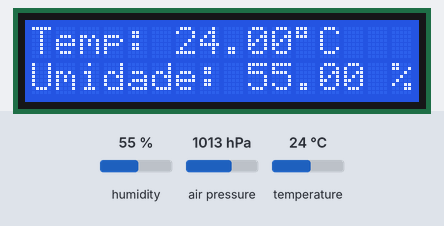
Bench run of a sketch on a simulated Arduino Uno, built with avr-gcc and run on an emulated ATmega328P. Parts: 16×2 character LCD. The test bench sets the inputs (shaded band); at power-on: humidity 55 %, air pressure 1013 hPa, temperature 24 °C. What the sketch prints to the serial monitor is not drawn.

Above: at 2.2 s.
2.3 s: humidity set to 22 %
At 9.7 s:
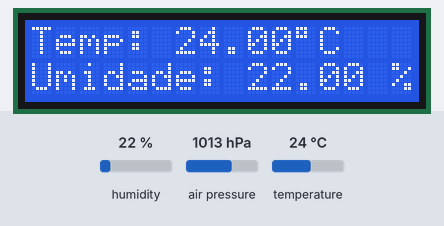
10.6 s: air pressure set to 952 hPa
At 13.7 s:
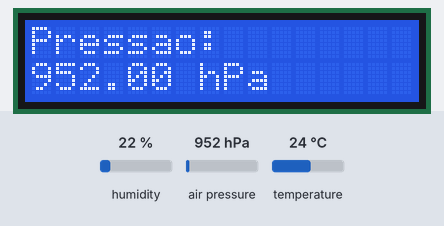
18.7 s: temperature set to 12 °C
At 26.4 s:
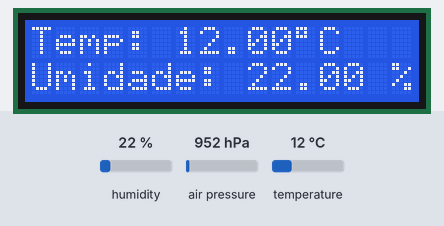
26.8 s: humidity set to 40 %
At 34.5 s:
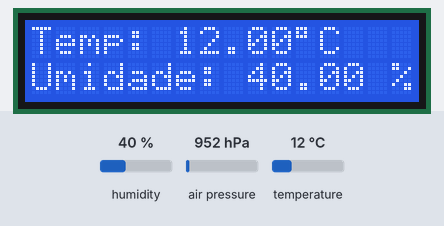
34.8 s: air pressure set to 975 hPa
At 38.7 s:
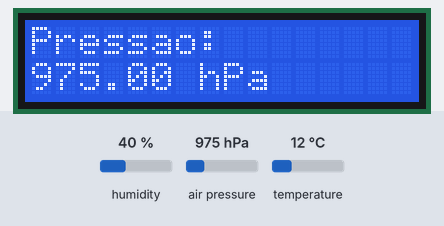
Timing chart, 0 to 40.2 s (numbered marks = the images above; inputs shaded):
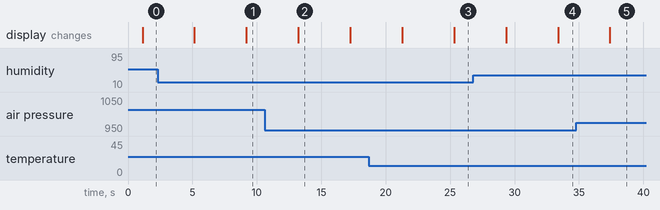

The sketch:

BME280-LCD16x2.ino
```cpp
#include <Wire.h>
#include <Adafruit_Sensor.h>
#include <Adafruit_BME280.h>
#include <LiquidCrystal_I2C.h>

// Endereço I2C do LCD (geralmente 0x27 ou 0x3F)
LiquidCrystal_I2C lcd(0x27, 16, 2);

Adafruit_BME280 bme;

// Variável para controlar qual tela mostrar
int telaAtual = 0;

void setup() {
  // Inicia a comunicação Serial para a aplicação web
  Serial.begin(9600);

  // Inicia o LCD
  lcd.init();
  lcd.backlight();
  lcd.setCursor(0, 0);
  lcd.print("Iniciando...");

  // Inicia o sensor BME280
  if (!bme.begin(0x76)) {
    Serial.println("Sensor BME280 nao encontrado!");
    lcd.clear();
    lcd.setCursor(0, 0);
    lcd.print("Erro: BME280");
    lcd.setCursor(0, 1);
    lcd.print("Nao encontrado!");
    while (1);
  }

  Serial.println("Sensor e LCD iniciados.");
  lcd.clear();
  lcd.print("Sistema OK!");
  delay(1000);
}

void loop() {
  // Faz a leitura dos três sensores
  float temp = bme.readTemperature();
  float umid = bme.readHumidity();
  float pressao = bme.readPressure() / 100.0F;

  // Limpa o display para a nova atualização
  lcd.clear();

  // Alterna entre as telas
  if (telaAtual == 0) {
    // --- TELA 1: TEMPERATURA E UMIDADE ---

    // Linha 0: Temperatura
    lcd.setCursor(0, 0);
    lcd.print("Temp: ");
    lcd.print(temp, 2);
    lcd.print((char)223); // Símbolo de grau °
    lcd.print("C");

    // Linha 1: Umidade
    lcd.setCursor(0, 1);
    lcd.print("Umidade: ");
    lcd.print(umid, 2);
    lcd.print(" %");

  } else {
    // --- TELA 2: PRESSÃO ATMOSFÉRICA ---

    // Linha 0: Pressão
    lcd.setCursor(0, 0);
    lcd.print("Pressao:");

    // Linha 1: Valor da Pressão
    lcd.setCursor(0, 1);
    lcd.print(pressao, 2);
    lcd.print(" hPa");
  }

  // Alterna para a próxima tela no próximo ciclo
  telaAtual = !telaAtual; // Alterna entre 0 e 1

  // Envia os dados no formato (temperatura,umidade,pressao) para o CMD/Node.js
  Serial.println(String(temp) + "," + String(umid) + "," + String(pressao));

  // O delay total será de 4 segundos (2 segundos por tela)
  delay(4000);
}
```

Measured:
- after the input at 2.3 s, the display: first differs from a run without the input after 6.9 s (image 1)
- after the input at 10.6 s, the display: changes after 2.6 s (image 2)
- after the input at 18.7 s, the display: first differs from a run without the input after 6.6 s (image 3)
- after the input at 26.8 s, the display: first differs from a run without the input after 6.6 s (image 4)
- after the input at 34.8 s, the display: changes after 2.6 s (image 5)
- what the display in image 2 shows lasts 4.1 s, from 13.2 s to 17.3 s
